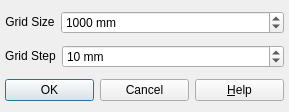
<?xml version="1.0" encoding="UTF-8"?>
<ui version="4.0">
 <class>GridSettings</class>
 <widget class="QDialog" name="GridSettings">
  <property name="geometry">
   <rect>
    <x>0</x>
    <y>0</y>
    <width>289</width>
    <height>112</height>
   </rect>
  </property>
  <property name="maximumSize">
   <size>
    <width>32767</width>
    <height>32767</height>
   </size>
  </property>
  <property name="windowTitle">
   <string>Grid Settings</string>
  </property>
  <property name="windowIcon">
   <iconset>
    <normaloff>.</normaloff>.</iconset>
  </property>
  <layout class="QVBoxLayout">
   <property name="spacing">
    <number>5</number>
   </property>
   <property name="leftMargin">
    <number>5</number>
   </property>
   <property name="topMargin">
    <number>5</number>
   </property>
   <property name="rightMargin">
    <number>5</number>
   </property>
   <property name="bottomMargin">
    <number>5</number>
   </property>
   <item>
    <layout class="QHBoxLayout">
     <item>
      <widget class="QLabel" name="TextLabel1_2">
       <property name="sizePolicy">
        <sizepolicy hsizetype="Fixed" vsizetype="Fixed">
         <horstretch>0</horstretch>
         <verstretch>0</verstretch>
        </sizepolicy>
       </property>
       <property name="frameShape">
        <enum>QFrame::NoFrame</enum>
       </property>
       <property name="frameShadow">
        <enum>QFrame::Raised</enum>
       </property>
       <property name="text">
        <string>Grid Size</string>
       </property>
       <property name="alignment">
        <set>Qt::AlignCenter</set>
       </property>
      </widget>
     </item>
     <item>
      <widget class="QSpinBox" name="spinBoxSize">
       <property name="toolTip">
        <string>Enter The Grid Size Value</string>
       </property>
       <property name="wrapping">
        <bool>true</bool>
       </property>
       <property name="suffix">
        <string> mm</string>
       </property>
       <property name="minimum">
        <number>100</number>
       </property>
       <property name="maximum">
        <number>1000000</number>
       </property>
       <property name="value">
        <number>1000</number>
       </property>
      </widget>
     </item>
    </layout>
   </item>
   <item>
    <layout class="QHBoxLayout">
     <item>
      <widget class="QLabel" name="TextLabel1">
       <property name="sizePolicy">
        <sizepolicy hsizetype="Fixed" vsizetype="Fixed">
         <horstretch>0</horstretch>
         <verstretch>0</verstretch>
        </sizepolicy>
       </property>
       <property name="frameShape">
        <enum>QFrame::NoFrame</enum>
       </property>
       <property name="frameShadow">
        <enum>QFrame::Raised</enum>
       </property>
       <property name="text">
        <string>Grid Step</string>
       </property>
       <property name="alignment">
        <set>Qt::AlignCenter</set>
       </property>
      </widget>
     </item>
     <item>
      <widget class="QSpinBox" name="spinBoxStep">
       <property name="toolTip">
        <string>Enter The Grid Step Value</string>
       </property>
       <property name="wrapping">
        <bool>true</bool>
       </property>
       <property name="suffix">
        <string> mm</string>
       </property>
       <property name="minimum">
        <number>1</number>
       </property>
       <property name="maximum">
        <number>10000</number>
       </property>
       <property name="value">
        <number>10</number>
       </property>
      </widget>
     </item>
    </layout>
   </item>
   <item>
    <layout class="QHBoxLayout">
     <item>
      <widget class="QPushButton" name="okButton">
       <property name="text">
        <string>OK</string>
       </property>
       <property name="icon">
        <iconset>
         <normaloff>image1</normaloff>image1</iconset>
       </property>
       <property name="shortcut">
        <string/>
       </property>
       <property name="default">
        <bool>true</bool>
       </property>
      </widget>
     </item>
     <item>
      <widget class="QPushButton" name="cancelButton">
       <property name="text">
        <string>Cancel</string>
       </property>
       <property name="icon">
        <iconset>
         <normaloff>image2</normaloff>image2</iconset>
       </property>
      </widget>
     </item>
     <item>
      <widget class="QPushButton" name="helpButton">
       <property name="text">
        <string>&amp;Help</string>
       </property>
       <property name="icon">
        <iconset>
         <normaloff>image3</normaloff>image3</iconset>
       </property>
      </widget>
     </item>
    </layout>
   </item>
  </layout>
 </widget>
 <layoutdefault spacing="6" margin="11"/>
 <tabstops>
  <tabstop>spinBoxSize</tabstop>
  <tabstop>spinBoxStep</tabstop>
  <tabstop>okButton</tabstop>
  <tabstop>cancelButton</tabstop>
 </tabstops>
 <resources/>
 <connections>
  <connection>
   <sender>okButton</sender>
   <signal>clicked()</signal>
   <receiver>GridSettings</receiver>
   <slot>accept()</slot>
   <hints>
    <hint type="sourcelabel">
     <x>20</x>
     <y>20</y>
    </hint>
    <hint type="destinationlabel">
     <x>20</x>
     <y>20</y>
    </hint>
   </hints>
  </connection>
  <connection>
   <sender>cancelButton</sender>
   <signal>clicked()</signal>
   <receiver>GridSettings</receiver>
   <slot>reject()</slot>
   <hints>
    <hint type="sourcelabel">
     <x>20</x>
     <y>20</y>
    </hint>
    <hint type="destinationlabel">
     <x>20</x>
     <y>20</y>
    </hint>
   </hints>
  </connection>
 </connections>
</ui>
